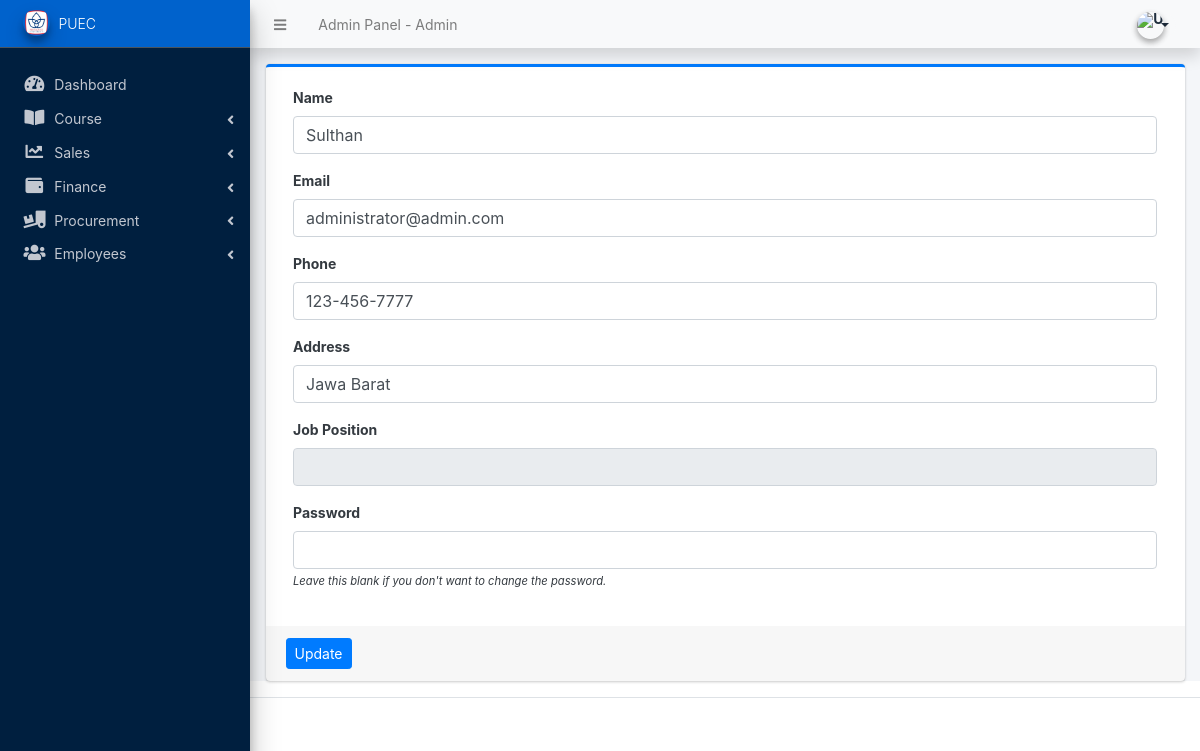
The app's page /admin/?page=user (signed in) with its own data.
### tables this page shows
CREATE TABLE `employees` (
  `employee_id` int(11) NOT NULL,
  `name` varchar(100) NOT NULL,
  `email` varchar(100) DEFAULT NULL,
  `phone` varchar(20) DEFAULT NULL,
  `address` varchar(255) DEFAULT NULL,
  `job_position_id` int(11) DEFAULT NULL,
  `password` varchar(255) DEFAULT NULL
);

### classes/DBConnection.php (called while the page is built, shortened)
<?php
class DBConnection{
    private $host = DB_SERVER;
    private $username = DB_USERNAME;
    private $password = DB_PASSWORD;
    private $database = DB_NAME;
    public $conn;
    public function __construct(){
        if (!isset($this->conn)) {
            $this->conn = new mysqli($this->host, $this->username, $this->password, $this->database);
        }
    }
}

### admin/user/index.php (the view, shortened to what this page needs)
<?php
$user = $conn->query("SELECT * FROM employees where employee_id ='" . $_settings->userdata('employee_id') . "'");
foreach ($user->fetch_array() as $k => $v) {
	$meta[$k] = $v;
}
?>
<div class="card card-outline card-primary">
	<div class="card-body">
		<div class="container-fluid">
			<form action="" id="manage-user">
				<div class="form-group">
					<label for="name">Name</label>
					<input type="text" name="name" id="name" class="form-control" value="<?php echo isset($meta['name']) ? $meta['name'] : '' ?>" required>
				</div>
				<div class="form-group">
					<label for="email">Email</label>
					<input type="email" name="email" id="email" class="form-control" value="<?php echo isset($meta['email']) ? $meta['email'] : '' ?>">
				</div>
				<div class="form-group">
					<label for="phone">Phone</label>
					<input type="text" name="phone" id="phone" class="form-control" value="<?php echo isset($meta['phone']) ? $meta['phone'] : '' ?>">
				</div>
				<div class="form-group">
					<label for="address">Address</label>
					<input type="text" name="address" id="address" class="form-control" value="<?php echo isset($meta['address']) ? $meta['address'] : '' ?>">
				</div>
				<div class="form-group">
					<label for="job_position_id">Job Position</label>
					<input type="text" name="job_position_id" id="job_position_id" class="form-control" value="<?php echo $job_position_title ?>" readonly>
				</div>
				<div class="form-group">
					<label for="password">Password</label>
					<input type="password" name="password" id="password" class="form-control" value="" autocomplete="off">
					<small><i>Leave this blank if you don't want to change the password.</i></small>
				</div>
			</form>
		</div>
	</div>
	<div class="card-footer">
		<div class="col-md-12">
			<div class="row">
				<button class="btn btn-sm btn-primary" form="manage-user">Update</button>
			</div>
		</div>
	</div>
</div>

### records on screen
employees: name "Sulthan", email "administrator@admin.com", phone "123-456-7777", address "Jawa Barat"

### other values on screen
$_settings->info('name') "Admin Panel"
$_settings->info('short_name') "PUEC"
